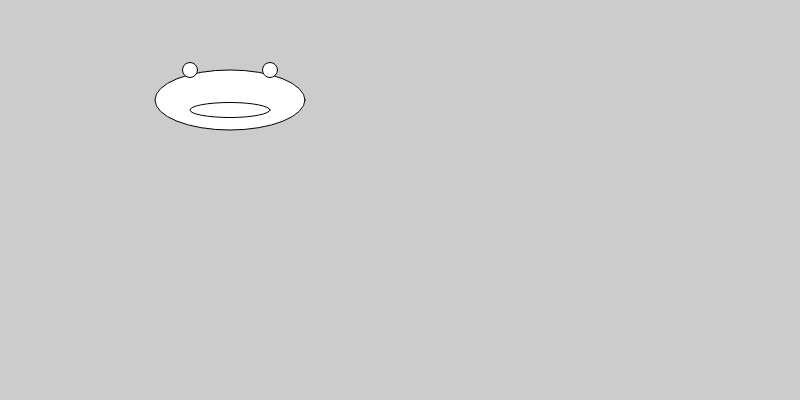
Frame 1 (no input)
Frame 60 (no input): identical to frame 1, image omitted
Frame 120 (the mouse pressed at the canvas centre since frame 60): identical to frame 1, image omitted

The p5.js sketch that drew this single still picture (run headless with seeded random() and noise() and a simulated clock; from frame 60 on, the mouse is pressed at the canvas centre):

// p5.js sketch
// ── sketch.js
function setup() {
  createCanvas(800, 400);
}

function draw() {
  background(204);
  ellipse (230, 100, 150, 60);
  ellipse (230, 110, 80, 15);
  ellipse (190, 70, 15, 15);
  ellipse (270, 70, 15, 15);
}
